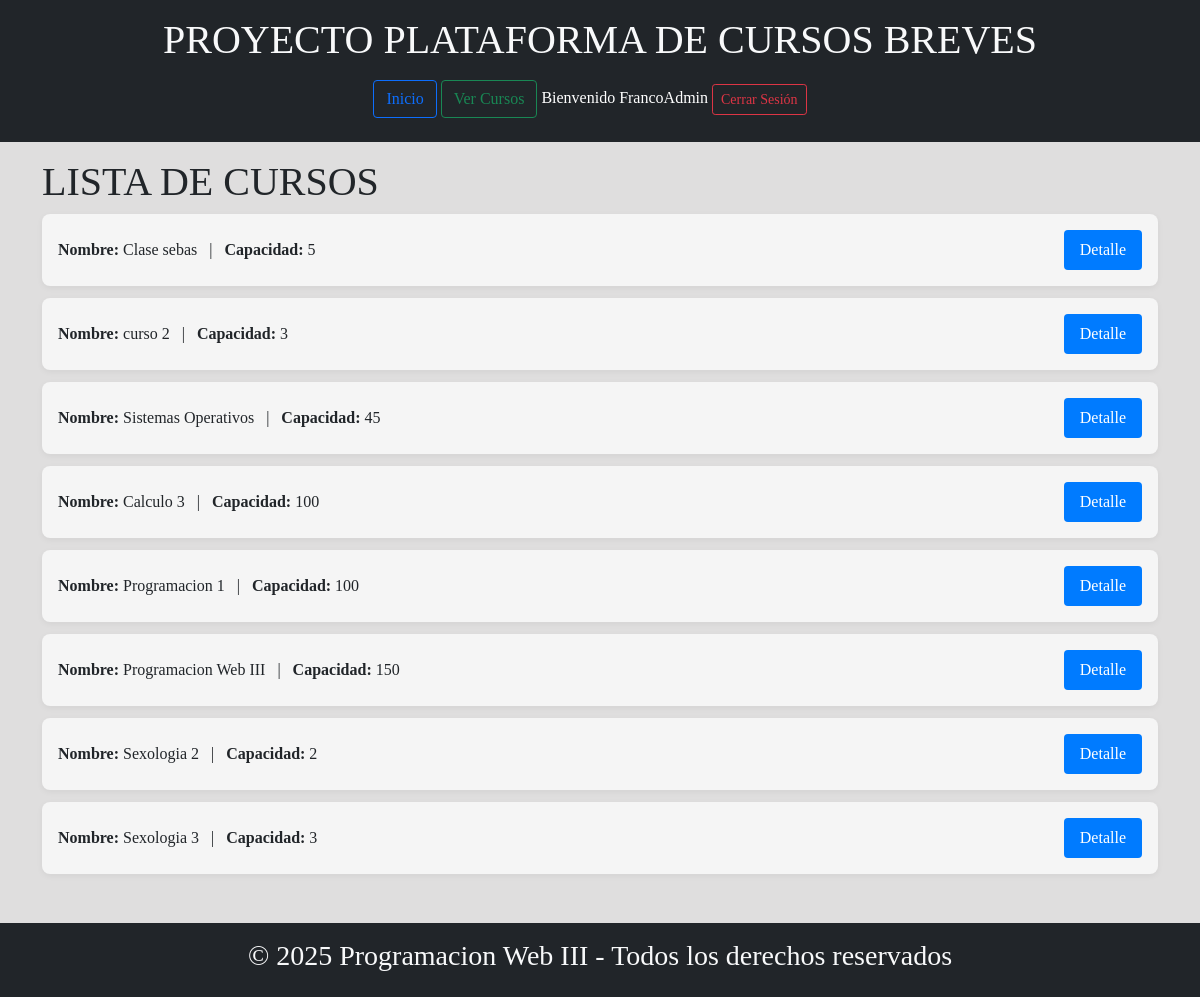
The page /lista_cursos/ (signed in) on the database as committed earlier.
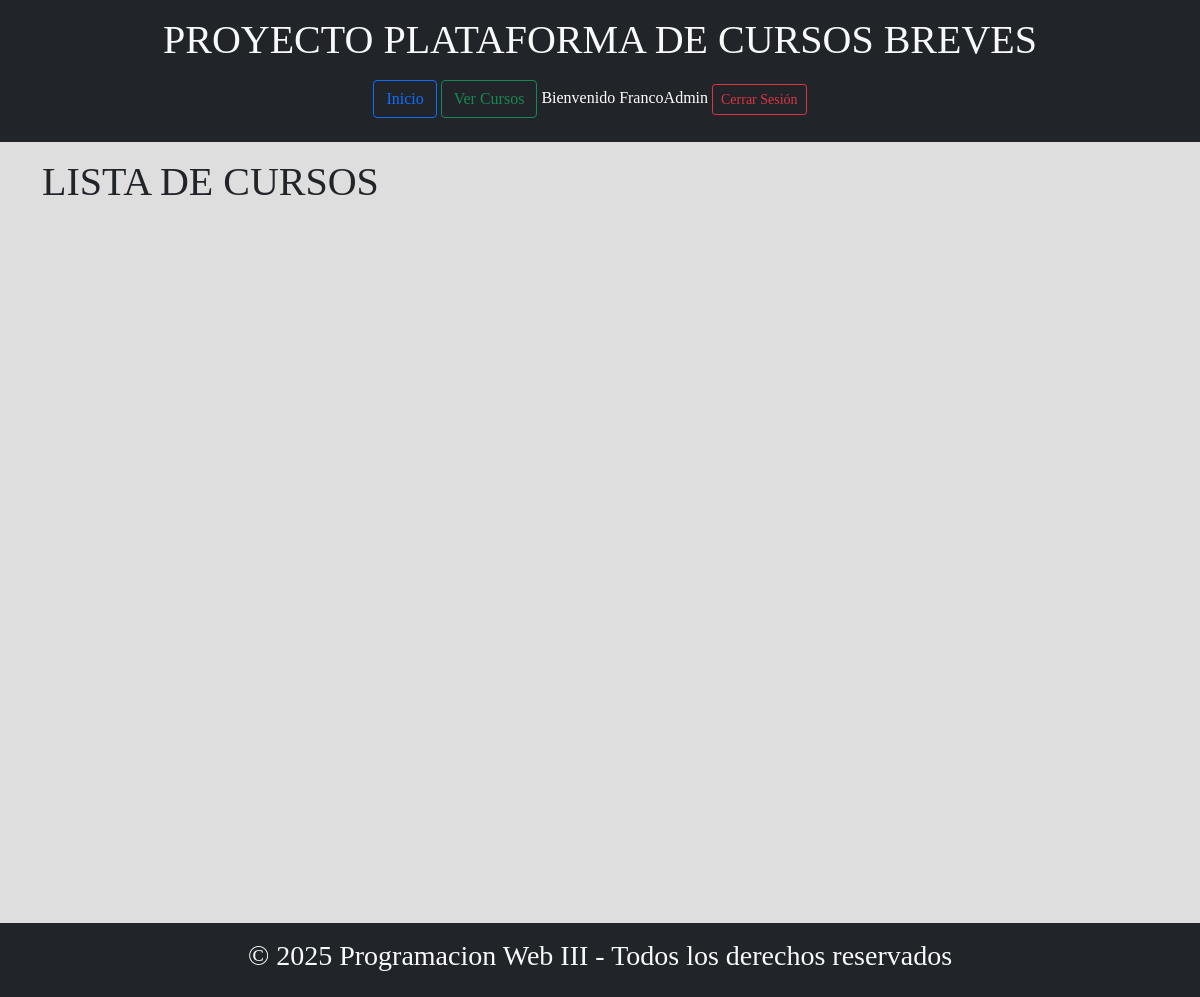
The same page on the database as committed later.
### aplicacion/models.py (models this page shows, shortened)
class Curso(models.Model):
    nom_curso = models.CharField(max_length=30)
    capacidad = models.IntegerField()
    id_profesor = models.ForeignKey(Profesor, on_delete=models.CASCADE, related_name='cursos')

### aplicacion/views.py (the view)
# urls.py: path('lista_cursos/', views.lista_cursos, name='lista_cursos'),
@login_required
def lista_cursos(request):
    cursos = Curso.objects.all()
    return render(request,'aplicacion/lista_cursos.html', {'cursos':cursos})

### aplicacion/templates/aplicacion/lista_cursos.html
{% extends "aplicacion/base.html" %}
{% block content %}
    <h1>LISTA DE CURSOS</h1>
    <ul style="list-style: none; padding: 0;">
        {% for curso in cursos %}
            <li style="background: #f5f5f5; margin-bottom: 12px; padding: 16px; border-radius: 8px; box-shadow: 0 2px 6px rgba(0,0,0,0.05); display: flex; align-items: center; justify-content: space-between;">
                <span>
                    <strong>Nombre:</strong> {{ curso.nom_curso }} &nbsp; | &nbsp;
                    <strong>Capacidad:</strong> {{ curso.capacidad }}
                </span>
                <a href="{% url 'detalle_curso' curso.pk %}" style="background: #007bff; color: #fff; padding: 8px 16px; border-radius: 4px; text-decoration: none; transition: background 0.2s;">
                    Detalle
                </a>
            </li>
        {% endfor %}
    </ul>
{% endblock content %}

### aplicacion/templates/aplicacion/base.html (shortened to what this page needs)
<!DOCTYPE html>
{% load static %}
<html lang="en">
<head>
    <link href="https://cdn.jsdelivr.net/npm/bootstrap@5.0.2/dist/css/bootstrap.min.css" rel="stylesheet">
    <link rel="stylesheet" href="{% static 'aplicacion/css/estilo.css' %}">
</head>
<body>
    <header class="bg-dark text-light py-3">
      <h1>PROYECTO PLATAFORMA DE CURSOS BREVES</h1>
      <nav style="background-color:#f2f2f2; padding: 10px;" class="bg-dark text-white py-2">
        <a class="btn btn-outline-primary" href="{% url 'home' %}">Inicio</a>
        <a class="btn btn-outline-success" href="{% url 'lista_cursos' %}">Ver Cursos</a>
        {% if user.is_authenticated %}
          <span>Bienvenido {{ user.username }}</span>
          <a class="btn btn-outline-danger btn-sm" href="{% url 'salir' %}">Cerrar Sesión</a>
        {% else %}
          <a class="btn btn-outline-secondary btn-sm me-2" href="{% url 'login' %}">Iniciar Sesión</a>
          <a class="btn btn-outline-info btn-sm" href="{% url 'registrar' %}">Registrarse</a>
        {% endif %}
      </nav>
    </header>
    <main>
      <div class="container mt-3">
        {% block content %}
        {% endblock %}
      </div>
    </main>
    <footer class="bg-dark text-light text-center py-3">
        <h3>© 2025 Programacion Web III - Todos los derechos reservados</h3>
    </footer>
</body>
</html>

### aplicacion/static/aplicacion/css/estilo.css (style rules this page uses)
body { font-family: 'Times New Roman', Times, serif; margin: 0; padding: 0; display: grid; grid-template-columns: 2fr 2fr 1fr; grid-template-rows: 1fr 2fr 2fr 1.5fr 0.5fr; grid-template-areas:"header header header" "tigre tigre tigre" "tigre tigre tigre" "tigre tigre tigre" "footer footer footer"; }
main { background-color: rgb(223, 222, 222); grid-area:tigre; height: auto; }
header { background-color: #333; color: #c4e783; text-align: center; padding: 1em; grid-area: header; height: auto; }
footer { background-color: #333; color: #c4e783; text-align: center; padding: 0.6em 1.2em; padding: 1em; height: auto; grid-area: footer; }

Rows that differ between the two databases and show on the page:
removed Curso: nom_curso "Clase sebas", capacidad "5"
removed Curso: nom_curso "curso 2", capacidad "3"
removed Curso: nom_curso "Sistemas Operativos", capacidad "45"
removed Curso: nom_curso "Calculo 3", capacidad "100"
removed Curso: nom_curso "Programacion 1", capacidad "100"
removed Curso: nom_curso "Programacion Web III", capacidad "150"
removed Curso: nom_curso "Sexologia 2", capacidad "2"
removed Curso: nom_curso "Sexologia 3", capacidad "3"
